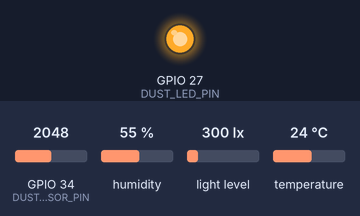
Simulated run of this sketch. Board: ESP32. Parts: output pins drawn as LEDs (lit = HIGH). The test bench sets the inputs (shaded band); at power-on: GPIO 34 (DUST_SENSOR_PIN) = 2048, humidity 55 %, light level 300 lx, temperature 24 °C. No radio packets arrive unless stated; pins used as bus, display or sensor lines are not drawn; what the sketch prints to the serial monitor is not drawn.

Above: at 0.1 s.
Timing chart, 0 to 1.6 s (numbered marks = the images above):
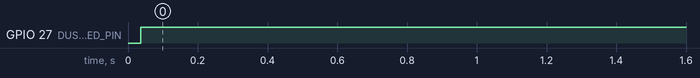

Measured:
- by itself, GPIO 27 (DUST_LED_PIN): LOW → HIGH at 0.04 s

The sketch:

Node_1.ino
```cpp
#include <Wire.h>
#include <SPI.h>
#include <RH_RF95.h>
#include <BH1750.h>
#include <DHT.h>

// Constants
#define NODE_ID 1
#define DEST_ID 3

#define LORA_CS 5
#define LORA_RST 14
#define LORA_IRQ 2

#define DHTPIN 4
#define DHTTYPE DHT22

#define DUST_LED_PIN 27
#define DUST_SENSOR_PIN 34  // Chân analog input từ GP2Y1010AU0F

// Objects
RH_RF95 LoRa(LORA_CS, LORA_IRQ);
BH1750 lightMeter;
DHT dht(DHTPIN, DHTTYPE);

void setup() {
  Serial.begin(115200);
  Wire.begin();
  dht.begin();
  lightMeter.begin();

  // LoRa setup
  pinMode(LORA_RST, OUTPUT);
  digitalWrite(LORA_RST, HIGH);
  delay(10);
  digitalWrite(LORA_RST, LOW);
  delay(10);
  digitalWrite(LORA_RST, HIGH);
  delay(10);

  if (!LoRa.init()) {
    Serial.println("LoRa init failed");
    while (1);
  }

  LoRa.setTxPower(23, false);
  LoRa.setFrequency(433.0);
  Serial.println("LoRa Node 1 Started");

  // Dust sensor setup
  pinMode(DUST_LED_PIN, OUTPUT);
}

float readDustSensor() {
  digitalWrite(DUST_LED_PIN, LOW);
  delayMicroseconds(280);
  int adcValue = analogRead(DUST_SENSOR_PIN);
  delayMicroseconds(40);
  digitalWrite(DUST_LED_PIN, HIGH);
  delayMicroseconds(9680);

  float voltage = adcValue * (3.3 / 4095.0);
  float dustDensity = (voltage - 0.1) * 1000.0 / 0.5; // theo datasheet
  return dustDensity < 0 ? 0 : dustDensity;
}

void loop() {
  float lux = lightMeter.readLightLevel();
  float temp = dht.readTemperature();
  float hum = dht.readHumidity();
  float dust = readDustSensor();

  char payload[100];
  snprintf(payload, sizeof(payload),
           "{ \"from\": %d, \"to\": %d, \"lux\": %.2f, \"temp\": %.2f, \"hum\": %.2f, \"dust\": %.2f }",
           NODE_ID, DEST_ID, lux, temp, hum, dust);

  LoRa.send((uint8_t*)payload, strlen(payload));
  LoRa.waitPacketSent();

  Serial.println("Sent: " + String(payload));
  delay(60000);
}
```
